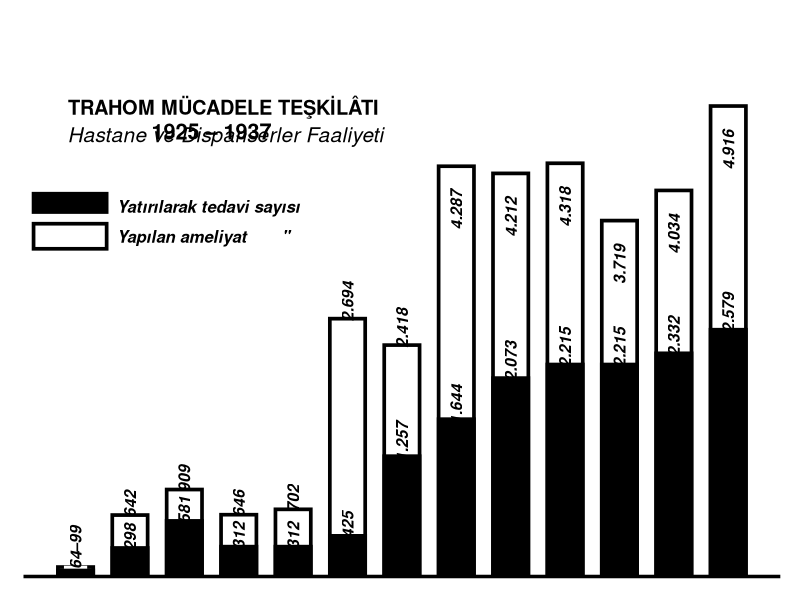

Write R code to recreate this figure.
Sys.setlocale(locale = "Turkish")
library(ggplot2)
yatak <- c(64,298,581,312,312,425,1257,1644,2073,2215,2215,2332,2579)
tedavi <- c(99,642,909,646,702,2694,2418,4287,4212,4318,3719,4034,4916)
zaman <- rep(seq(1925,1937),2)
deger <- c(yatak,tedavi)  
grup <- factor(c(rep(c("Yatırılarak tedavi sayısı", "Yapılan ameliyat       \" "), each=length(yatak))),
               levels=c("Yatırılarak tedavi sayısı", "Yapılan ameliyat       \" "))
data <- data.frame("x"=zaman, "y"=deger, "grp"=grup) 
text <- element_text(face = "bold", color = "black", size = 12)
xcor <- rep(c(seq(1925,1937)),2)
ycor <- deger + 90
labell <- c("64","298","581","312","312","425"," 1.257"," 1.644","  2.073","  2.215","  2.215","  2.332","  2.579",
            "       \u201399","642","909","646","702","  2.694","  2.418","","","","","","")
labell2 <- c("","","","","","","","","","","","","","","","","","","","","4.287","4.212","4.318","3.719","4.034","4.916")

ggplot(data=data,aes(x=zaman, y=deger, fill=grup, color=grup, alpha=grup)) +
  labs(title = "TRAHOM MÜCADELE TEŞKİLÂTI",
       subtitle = "Hastane ve Dispanserler Faaliyeti\n")+
  geom_bar(stat="identity",position ="identity",color="black", size=1.25, width=0.65) +
  theme_classic()+
  scale_fill_manual(values=c("black","white")) +
  scale_alpha_manual(values=c(1, 0))+
  theme(axis.line.y=element_blank(), axis.text.y = element_blank(), axis.text.x = element_blank(),
        axis.ticks = element_blank(), axis.title = element_blank(),
        axis.line.x = element_line(colour = "black", size = 1.2))+
  theme(title = text, plot.margin = margin(0.5, 0.5, 0.5, 0.5, "cm"))+
  theme(plot.title=element_text(vjust=-15, hjust=0.1,family="sans"),
        plot.subtitle=element_text(size= 15, vjust=-15, hjust=0.1,family="sans",face = "italic"))+
  theme(legend.title=element_blank(),legend.text = element_text(size=12,face = "bold.italic"),legend.position=c(0,0.82), 
        legend.justification=c(0,1), legend.direction='vertical',legend.spacing.x = unit(0.15,"cm"),
        legend.key = element_rect(size = 5, fill = "white", colour = "white")) +
  annotate("rect",xmin=1924.8,xmax=1925.2,ymin = 90,ymax=105,color="white",fill="white") +
  annotate("text", x = xcor, y = ycor, label = labell, 
           color = "black", angle = 90, hjust = 0.4, size=4, fontface = "bold.italic")+
  annotate("text", x = xcor, y = ycor, label = labell2, 
           color = "black", angle = 90, hjust = 1.8, size=4, fontface = "bold.italic")+
  scale_x_continuous(breaks=c(1925,1926,1927,1928,1929,1930,1931,1932,1933,1934,1935,1936,1937))+ 
  scale_y_continuous(expand = c(0,0))+
  annotate("text",x=1927.5,y=4650,label="1925 \u2013 1937",fontface="bold", size=5.5) +
  guides(fill=guide_legend(keywidth=0.78,keyheight=0.30,default.unit="inch"))
